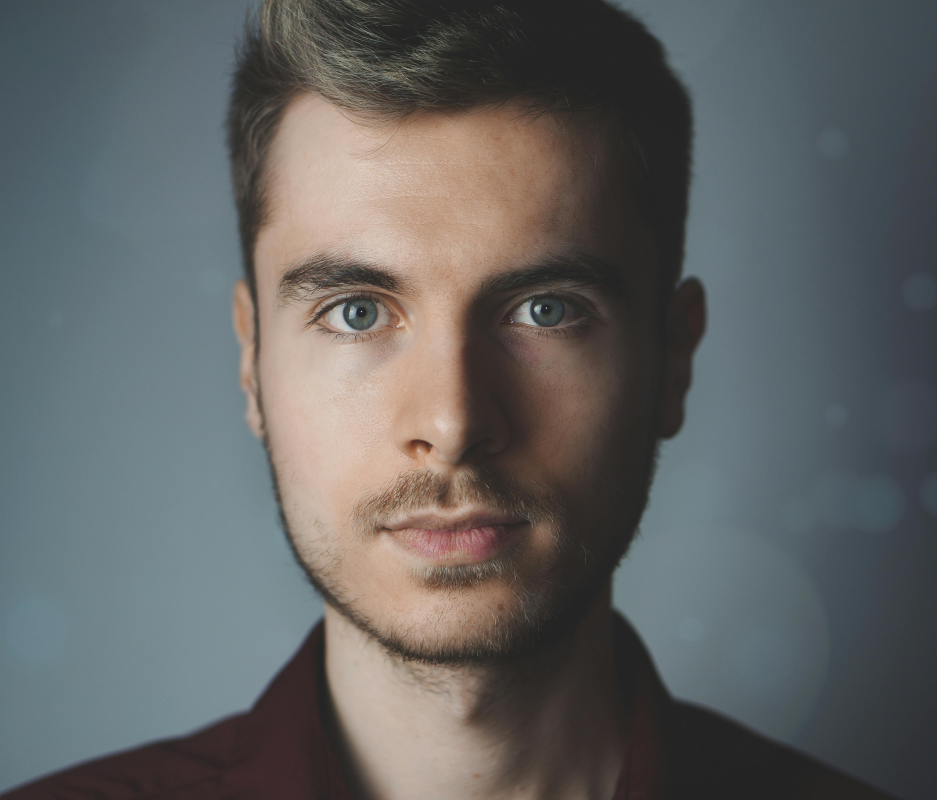
#> input picture img prss/pixels-simon.jpg, 4684 x 4000 px (shown at 1/5 size)
$ jupyter execute 'Imageprocess (1).ipynb'
#> lines starting #> are read from the running program, lines starting #| are printed output that depends on the picture; after the words box and inside, x2 and y2 are one past the last pixel; in counts of white or black regions, pixels touching at a corner belong together
[cell 1]
import cv2

image = cv2.imread(r'pixels-simon.jpg')
#> image is the input picture: shape (4000, 4684, 3); mean B, G, R 98.7, 99.1, 98

cv2.imshow('Image',image)

cv2.waitKey(0)
cv2.destroyAllWindows()

[cell 2]
# pip install opencv-python

Resizing:
Resizing an image to a specific resolution can make it easier to work with and standardize the input size for machine learning models.

[cell 3]
import cv2

# Read an image
image = cv2.imread(r'pixels-simon.jpg')

# Resize the image to a specific width and height
resized_image = cv2.resize(image, (200, 200))
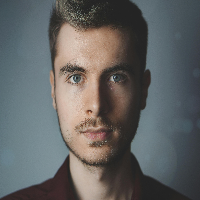
#> resized_image: shape (200, 200, 3); mean B, G, R 98.6, 99, 97.9

# Display the resized image
cv2.imshow('Resized Image', resized_image)
cv2.waitKey(0)
cv2.destroyAllWindows()

Normalization:
Normalizing pixel values to a standard range (e.g., 0 to 1) can improve the performance of machine learning models by making the input data more consistent.

[cell 4]
import cv2
import numpy as np

# Read an image
image = cv2.imread(r'pixels-simon.jpg')

# Normalize pixel values to range [0, 1]
normalized_image = image.astype(np.float32) / 255.0

# Display the normalized image
cv2.imshow('Normalized Image', normalized_image)
cv2.waitKey(0)
cv2.destroyAllWindows()

Grayscale Conversion:
 Converting a color image to grayscale can simplify the image data while retaining important features for analysis.

[cell 5]
import cv2

# Read a color image
image = cv2.imread(r'pixels-simon.jpg')

# Convert the image to grayscale
gray_image = cv2.cvtColor(image, cv2.COLOR_BGR2GRAY)
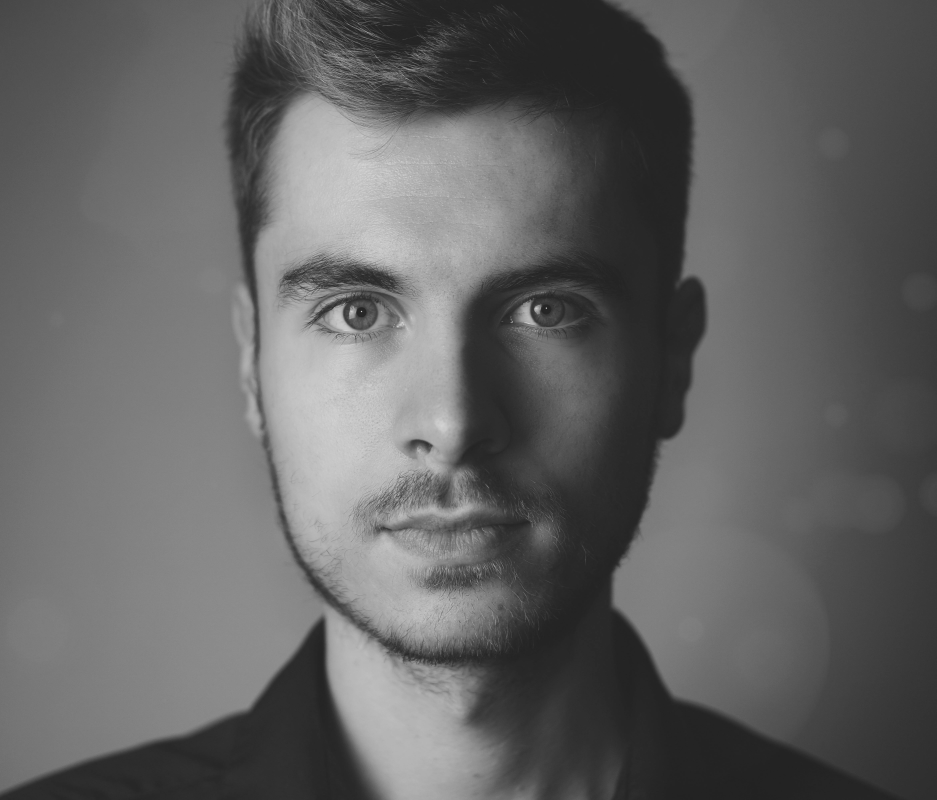
#> gray_image: shape (4000, 4684) (shown at 1/5 size); min 16, max 255, mean 98.7

# Display the grayscale image
cv2.imshow('Grayscale Image', gray_image)
cv2.waitKey(0)
cv2.destroyAllWindows()

Noise Reduction:
Techniques such as Gaussian blur or median filtering can be used to reduce noise in an image, which can improve the accuracy of subsequent processing steps.

[cell 6]
import cv2

# Read a noisy image
image = cv2.imread(r'pixels-simon.jpg')


# Apply Gaussian blur for noise reduction
blurred_image = cv2.GaussianBlur(image, (5, 5), 0)

# Display the blurred image
cv2.imshow('Blurred Image', blurred_image)
cv2.waitKey(0)
cv2.destroyAllWindows()

Contrast Enhancement: Enhancing the contrast of an image can improve its visual quality and make it easier to detect features.

[cell 7]
import cv2

# Read an image
image = cv2.imread(r'pixels-simon.jpg')

# Convert the image to grayscale
gray_image = cv2.cvtColor(image, cv2.COLOR_BGR2GRAY)

# Apply contrast enhancement using histogram equalization
equalized_image = cv2.equalizeHist(gray_image)
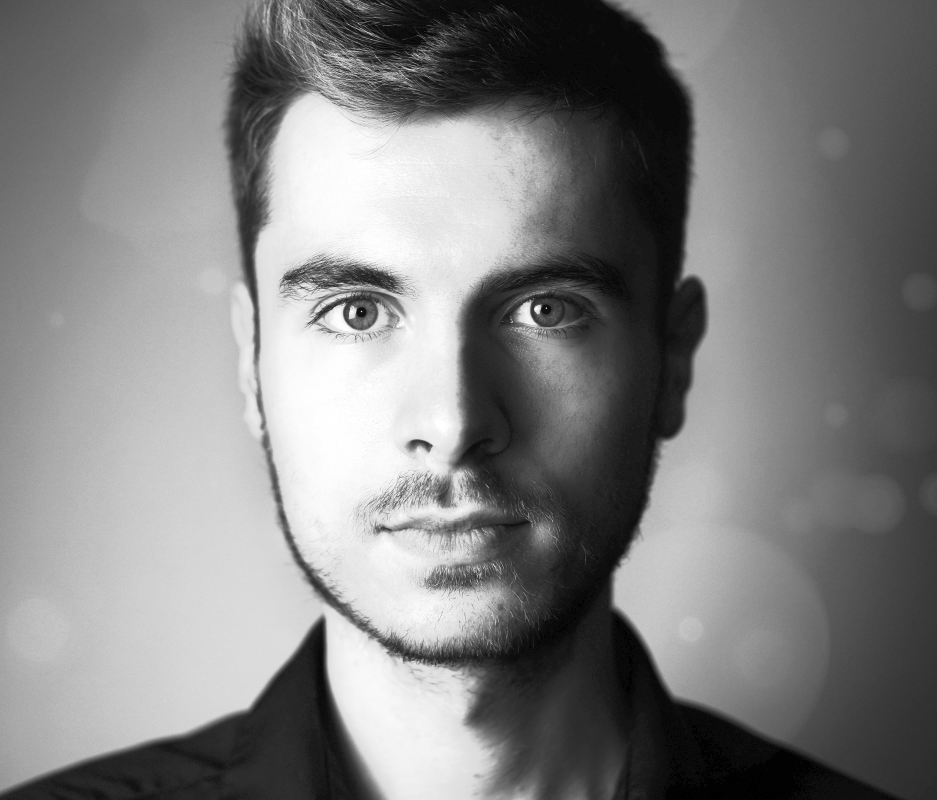
#> equalized_image: shape (4000, 4684) (shown at 1/5 size); min 0, max 255, mean 128.6

# Display the equalized image
cv2.imshow('Equalized Image', equalized_image)
cv2.waitKey(0)
cv2.destroyAllWindows()

Edge Detection: Techniques like the Sobel operator or Canny edge detection can be used to detect edges in an image, which can be useful for feature extraction.

[cell 8]
import cv2

# Read an image
image = cv2.imread(r'pixels-simon.jpg')

# Convert the image to grayscale
gray_image = cv2.cvtColor(image, cv2.COLOR_BGR2GRAY)

# Apply Canny edge detection
edges = cv2.Canny(gray_image, 100, 200)
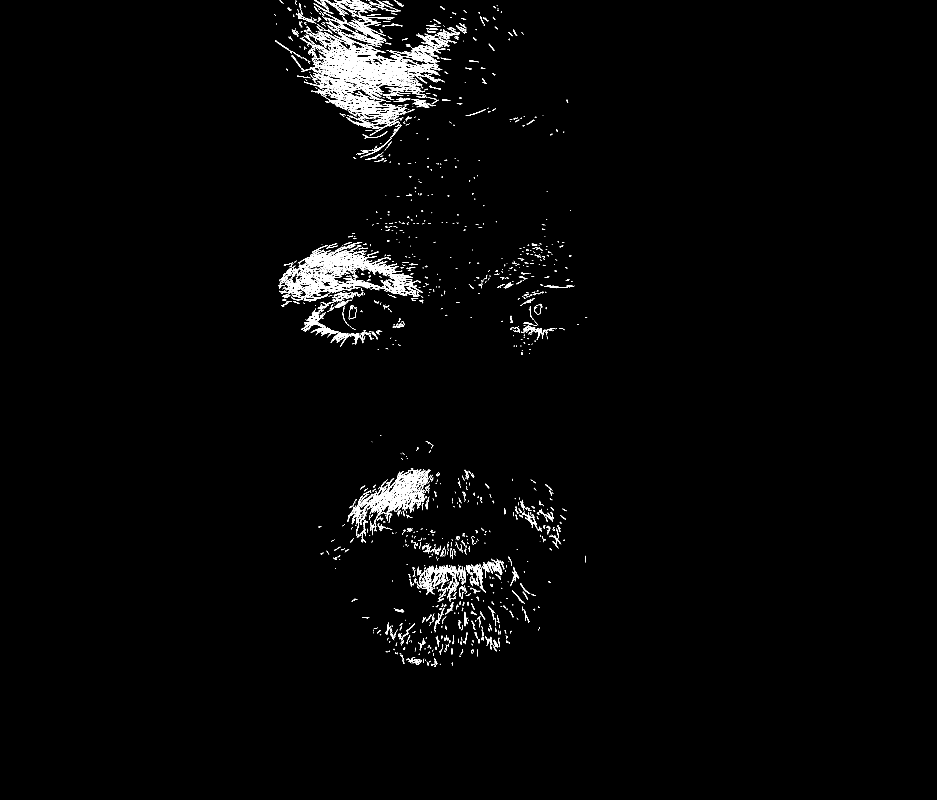
#> edges: shape (4000, 4684) (shown at 1/5 size); 0.9% white in thin lines or dots, all inside (x1, y1, x2, y2) = (1371, 0, 2936, 3335)

# Display the edges
cv2.imshow('Edges', edges)
cv2.waitKey(0)
cv2.destroyAllWindows()

Harris Corner Detection

Harris Corner Detection is a corner detection algorithm that identifies key points in an image that can be used for further analysis, such as image matching or object tracking. Here's an example program using OpenCV to perform Harris Corner Detection:

[cell 9]
import cv2
import numpy as np

# Read an image
img = cv2.imread(r'pixels-simon.jpg')
gray_img = cv2.cvtColor(img, cv2.COLOR_BGR2GRAY)

# Detect corners
dst = cv2.cornerHarris(gray_img, 2, 3, 0.04)
dst = cv2.dilate(dst, None)


# Threshold for an optimal value
#sets the color of pixels that have a corner response value greater than 1% of the maximum corner response value in the image to red
img[dst > 0.01 * dst.max()] = [0, 0, 255]

# Display the result
cv2.imshow('Harris Corners', img)
cv2.waitKey(0)
cv2.destroyAllWindows()

Histogram Equalization:

 Histogram equalization can improve the contrast of an image by redistributing pixel intensities.

[cell 10]
import cv2

# Read an image
image = cv2.imread(r'pixels-simon.jpg')

# Convert the image to grayscale
gray_image = cv2.cvtColor(image, cv2.COLOR_BGR2GRAY)

# Apply histogram equalization
equalized_image = cv2.equalizeHist(gray_image)

# Display the equalized image
cv2.imshow('Equalized Image', equalized_image)
cv2.waitKey(0)
cv2.destroyAllWindows()

Rotation and Cropping:

Rotating or cropping an image can correct its orientation or focus on a specific region of interest.

[cell 11]
import cv2

# Read an image
image = cv2.imread(r'pixels-simon.jpg')

# Rotate the image by 90 degrees clockwise
rows, cols, _ = image.shape
#> rows = 4000; cols = 4684
rotation_matrix = cv2.getRotationMatrix2D((cols/2, rows/2), 90, 1)
rotated_image = cv2.warpAffine(image, rotation_matrix, (cols, rows))
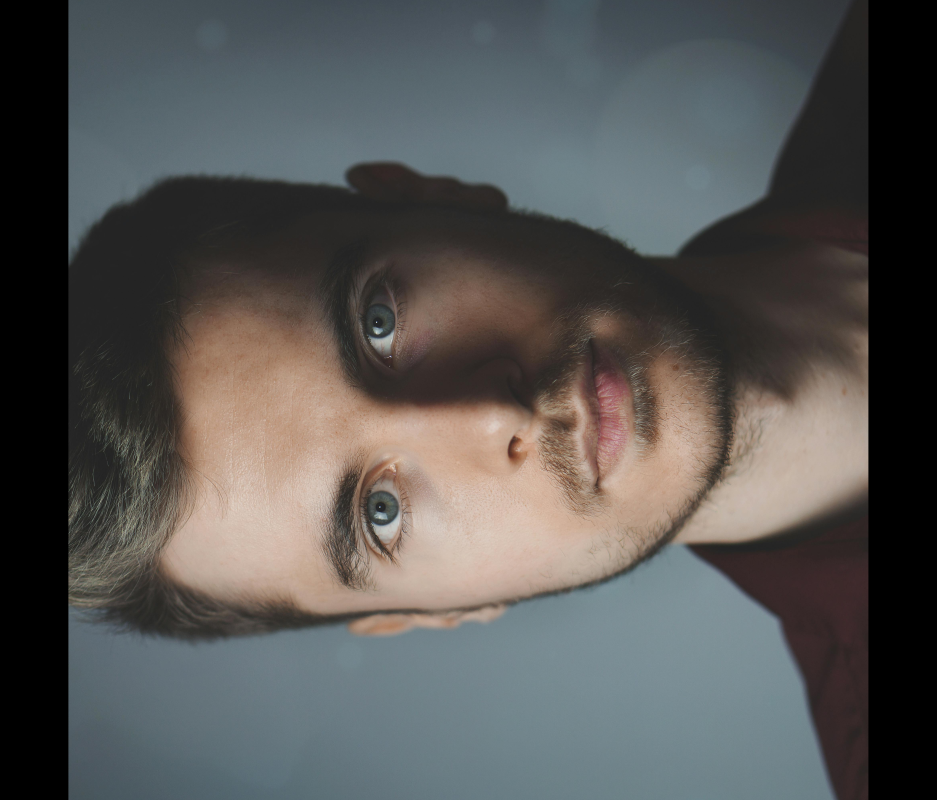
#> rotated_image: shape (4000, 4684, 3) (shown at 1/5 size); mean B, G, R 84.8, 86.3, 87

# Crop a region of interest from the image
cropped_image = image[100:300, 200:400]
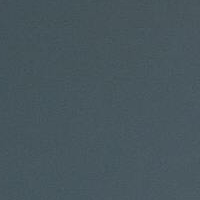
#> cropped_image: shape (200, 200, 3); mean B, G, R 93.1, 86.3, 71.5

# Display the rotated and cropped images
cv2.imshow('Rotated Image', rotated_image)
cv2.imshow('Cropped Image', cropped_image)
cv2.waitKey(0)
cv2.destroyAllWindows()
